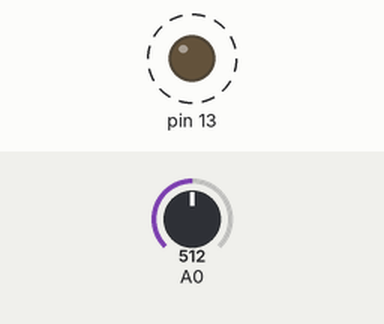
Bench run of a sketch on a simulated Arduino Uno, built with avr-gcc and run on an emulated ATmega328P. Parts: output pins drawn as LEDs (lit = HIGH). Dashed ring = blinking. The test bench sets the inputs (shaded band); at power-on: A0 = 512.

Above: at 1.8 s.
1.9 s: A0 set to 0
At 3.3 s:
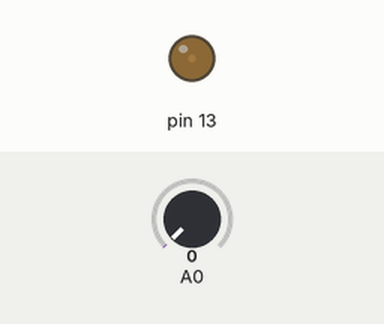
3.6 s: A0 set to 122
At 3.9 s:
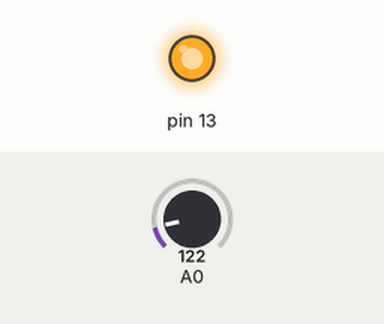
Timing chart, 0 to 13.1 s (numbered marks = the images above; inputs shaded):
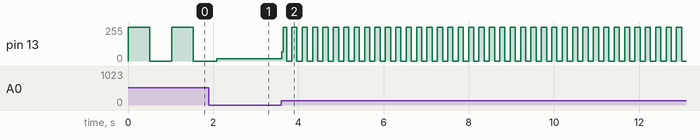

The sketch:

Resistance_LED.ino
```cpp
//Use the on-board LED from pin 13

void setup() {
  // put your setup code here, to run once:
  pinMode(13, OUTPUT);
  pinMode(A0, INPUT);
  Serial.begin(9600);
}

void loop() {
  // put your main code here, to run repeatedly:
  int resistance = analogRead(A0);

  digitalWrite(13, HIGH);
  delay(resistance);  //Small delay
  digitalWrite(13,LOW);
  delay(resistance);  //Small delay

}
```

Measured:
- after the input at 3.6 s, pin 13: 16/255 → 69/255 at once, then moves between 0/255 and 255/255, repeating every 0.24 s
- by itself, pin 13: alternates 255/255 for 0.51 s and 0/255 for 0.51 s
